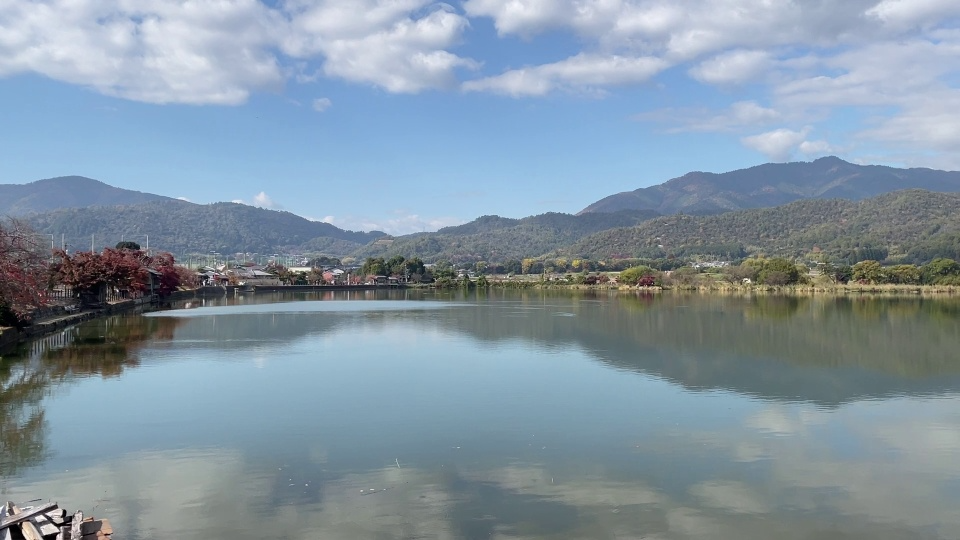
#> input picture picture1.png, 960 x 540 px, found by its file name
$ python panorama.py
#> lines starting #> are read from the running program, lines starting #| are printed output that depends on the picture
import cv2
import numpy as np


def main():

    # 画像読み込み
    img1 = cv2.imread("picture1.png")
#> img1 is the input picture: shape (540, 960, 3); mean B, G, R 163.3, 149.7, 132.3
    img2 = cv2.imread("picture2.png")
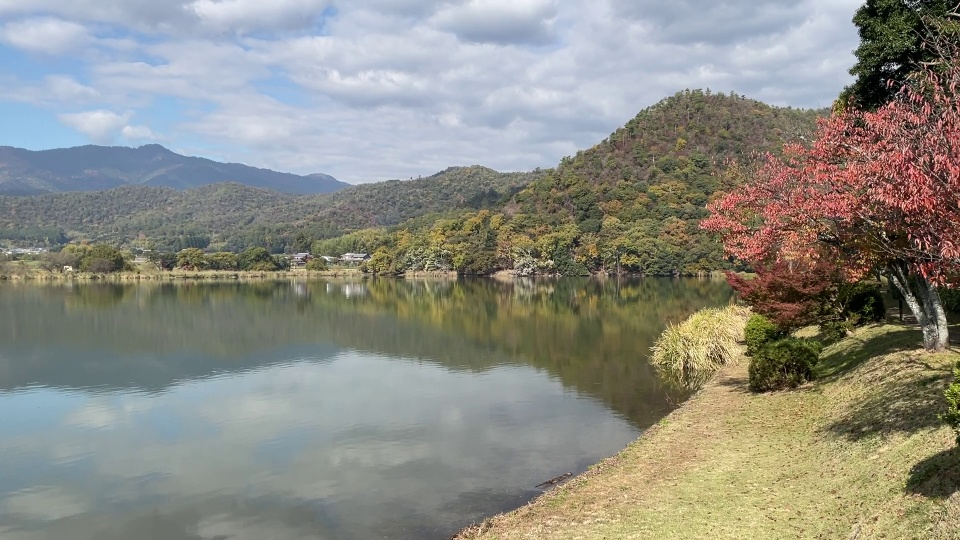
#> input picture picture2.png, 960 x 540 px, found by its file name
#> img2 is the input picture: shape (540, 960, 3); mean B, G, R 131.7, 140.2, 140.3

    # グレースケール
    gray1 = cv2.cvtColor(img1, cv2.COLOR_BGR2GRAY)
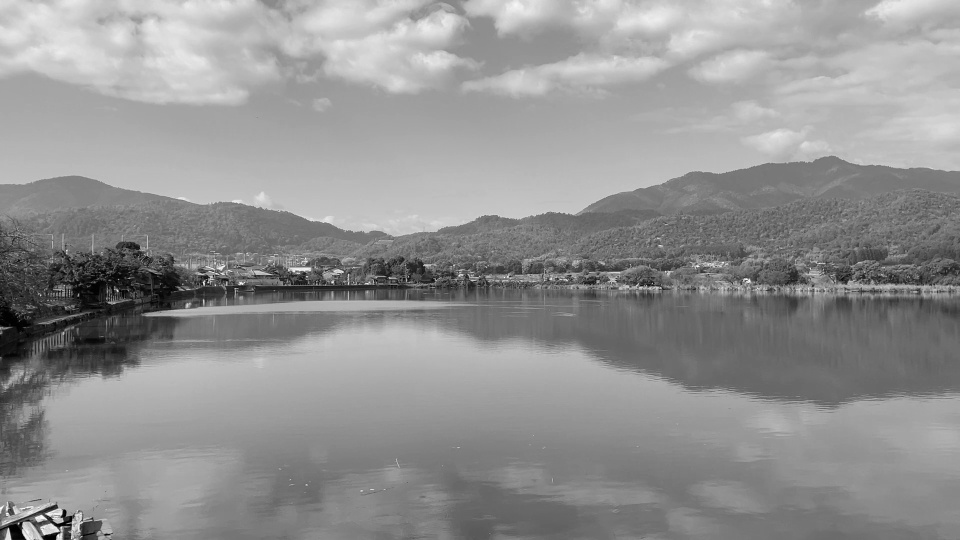
#> gray1: shape (540, 960); min 0, max 254, mean 146
    gray2 = cv2.cvtColor(img2, cv2.COLOR_BGR2GRAY)
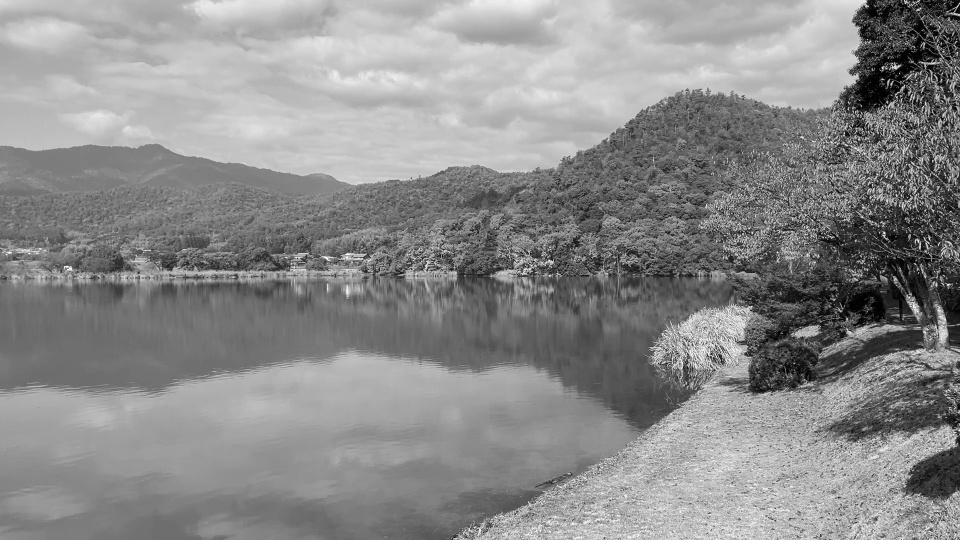
#> gray2: shape (540, 960); min 0, max 254, mean 139.2

    # SIFT生成
    sift = cv2.SIFT_create()

    # 特徴点抽出
    kp1, des1 = sift.detectAndCompute(gray1, None)
#> kp1 = 1068 keypoints; strongest (x, y, size): (64, 512, 2.9), (40, 518, 4.5), (49, 514, 3), (58, 525, 3.3)
    kp2, des2 = sift.detectAndCompute(gray2, None)
#> kp2 = 2838 keypoints; strongest (x, y, size): (895, 67, 4), (866, 6, 2), (909, 236, 2.2), (915, 307, 6)

    # BFMatcher作成
    bf = cv2.BFMatcher()
    matches = bf.knnMatch(des1, des2, k=2)
#> matches = 1068 matches

    # 良いマッチングだけ抽出
    good = []
    for m, n in matches:
        if m.distance < 0.75 * n.distance:
            good.append(m)
#> after the loop, good = 138 matches

    match_img = cv2.drawMatches(
        img1,kp1,
        img2,kp2,
        good,None,
        flags=2
    )
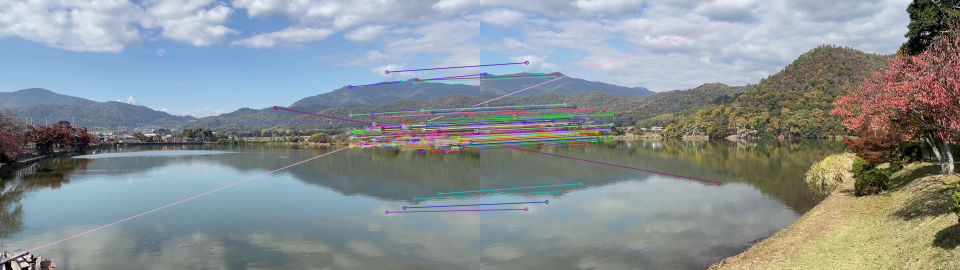
#> match_img: shape (540, 1920, 3) (shown at 1/2 size); mean B, G, R 148.6, 145, 136.8

    # 対応点を取得
    src_pts = []
    dst_pts = []

    for m in good:
        x1 = kp1[m.queryIdx].pt[0]
        y1 = kp1[m.queryIdx].pt[1]

        x2 = kp2[m.trainIdx].pt[0]
        y2 = kp2[m.trainIdx].pt[1]

        src_pts.append((x1, y1))
        dst_pts.append((x2, y2))
#> this loop made 138 passes
#> (x1, y1, x2, y2) on passes 1 to 12: (48.06, 504.8, 488.4, 48.13), (129.1, 247.1, 488.9, 238.8), (550.2, 215.2, 477.4, 365.7), (699.4, 173.1, 11, 147.9), (700.8, 229.8, 13.03, 212), (701.3, 287.1, 13.79, 276.1), (701.6, 291.9, 14.22, 281.3), (701.7, 271.5, 14.4, 258.4), (702.2, 275.1, 14.82, 262.8), (708.2, 264.2, 22.55, 250.5), (708.2, 264.2, 22.55, 250.5), (708.8, 260.5, 23.2, 246.4)
#> after the loop, dst_pts = 138 pairs, first value 11 to 488.9, second value 48.13 to 418.1; src_pts = 138 pairs, first value 48.06 to 952.2, second value 143.8 to 504.8

    src_pts = np.float32(src_pts)
    dst_pts = np.float32(dst_pts)

    M, mask = cv2.findHomography(
        dst_pts,
        src_pts,
        cv2.RANSAC,
        5.0
    )
#> M = [[0.251, -0.0275, 692.3], [-0.209, 0.875, 43.35], [-0.000771, -2.84e-05, 1]]; mask = 138 values, max 1 at index 3, min 0 at index 0, mean 0.971

    # パノラマ画像用のサイズ
    h, w = img1.shape[:2]
#> h = 540; w = 960
    h2, w2 = img2.shape[:2]
#> h2 = 540; w2 = 960

    # 画像2を射影変換
    panorama = cv2.warpPerspective(
        img2,
        M,
        (w + w2, max(h, h2))
    )
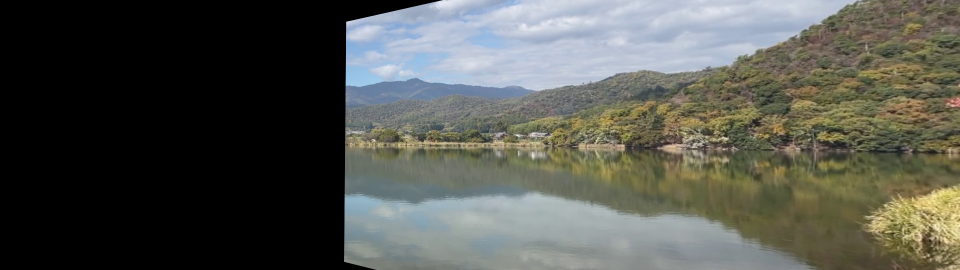
#> panorama: shape (540, 1920, 3) (shown at 1/2 size); mean B, G, R 78.9, 85.5, 83.9
    panorama[0:h, 0:w] = img1

    match_img = cv2.resize(match_img, None, fx=0.6, fy=0.6)
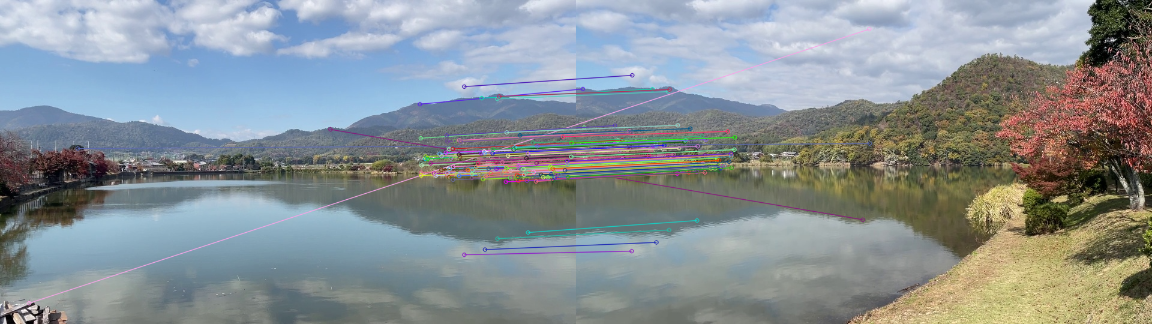
#> match_img: shape (324, 1152, 3); mean B, G, R 148.5, 144.9, 136.7
    panorama = cv2.resize(panorama, None, fx=0.6, fy=0.6)
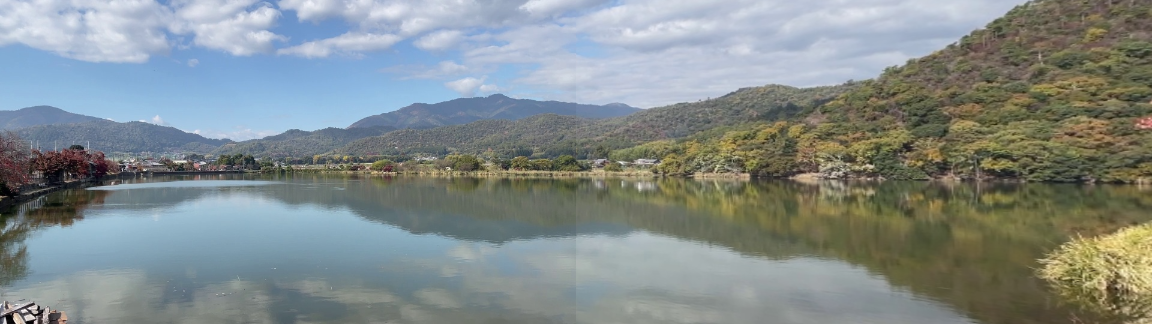
#> panorama: shape (324, 1152, 3); mean B, G, R 139.2, 139.8, 131.2

    #cv2.imshow("Good Matches", match_img)
    cv2.imshow("Panorama", panorama)

    cv2.waitKey(0)
    cv2.destroyAllWindows()


if __name__ == "__main__":
    main()
